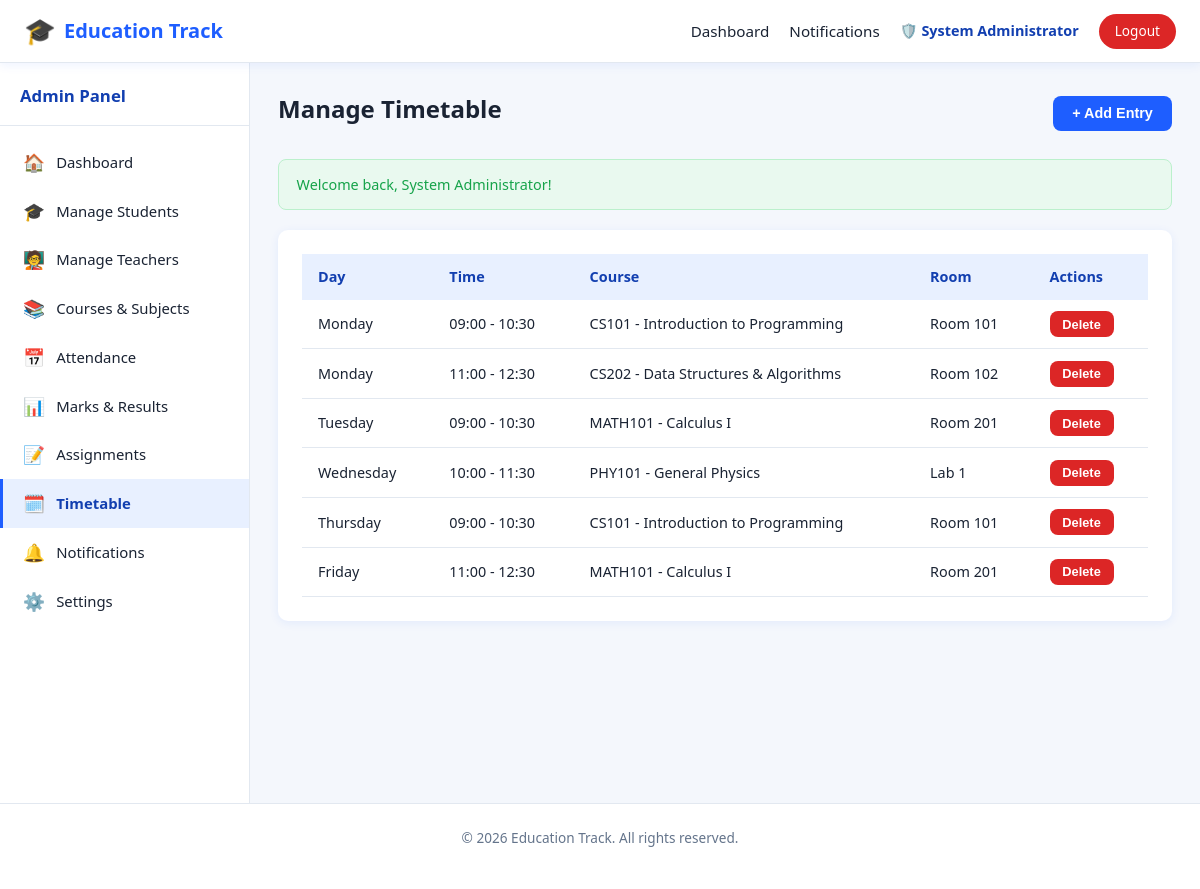
/admin/timetable.php (signed in), run on the app's committed database.
### tables this page shows
CREATE TABLE timetable (
    id INT AUTO_INCREMENT PRIMARY KEY,
    course_id INT NOT NULL,
    day_of_week ENUM('Monday','Tuesday','Wednesday','Thursday','Friday','Saturday') NOT NULL,
    start_time TIME NOT NULL,
    end_time TIME NOT NULL,
    room VARCHAR(50),
    FOREIGN KEY (course_id) REFERENCES courses(id) ON DELETE CASCADE
);

CREATE TABLE courses (
    id INT AUTO_INCREMENT PRIMARY KEY,
    course_code VARCHAR(20) NOT NULL UNIQUE,
    course_name VARCHAR(150) NOT NULL,
    description TEXT,
    credits INT DEFAULT 3,
    teacher_id INT NULL,
    created_at TIMESTAMP DEFAULT CURRENT_TIMESTAMP,
    FOREIGN KEY (teacher_id) REFERENCES teachers(id) ON DELETE SET NULL
);

### includes/session.php (called while the page is built, shortened)
<?php
function getFlash(): array
{
    $flash = $_SESSION['flash'] ?? [];
    return $flash;
}
function sanitize(string $value): string
{
    return htmlspecialchars(trim($value), ENT_QUOTES, 'UTF-8');
}

### admin/timetable.php (the view, shortened to what this page needs)
<?php
require_once __DIR__ . '/../includes/session.php';
$pdo = getDBConnection();
$entries = $pdo->query("SELECT t.*, c.course_name, c.course_code FROM timetable t
    JOIN courses c ON c.id = t.course_id ORDER BY FIELD(day_of_week,'Monday','Tuesday','Wednesday','Thursday','Friday','Saturday'), t.start_time")->fetchAll();
$flash = getFlash();
require_once __DIR__ . '/../includes/header.php';
require_once __DIR__ . '/../includes/navbar.php';
?>
<div class="app-layout">
    <?php $sidebarType = 'admin'; $activePage = 'timetable'; require __DIR__ . '/../includes/sidebar.php'; ?>
    <main class="main-content">
        <div class="page-header">
            <h1>Manage Timetable</h1>
            <button class="btn btn-primary" data-modal-target="#ttModal">+ Add Entry</button>
        </div>
        <?php if (!empty($flash['success'])): ?><div class="alert alert-success" data-autohide><?= sanitize($flash['success']) ?></div><?php endif; ?>
        <div class="card">
            <?php if (empty($entries)): ?>
                <div class="empty-state"><div class="icon">🗓️</div>No timetable entries yet.</div>
            <?php else: ?>
                <div class="table-wrap">
                    <table>
                        <thead><tr><th>Day</th><th>Time</th><th>Course</th><th>Room</th><th>Actions</th></tr></thead>
                        <tbody>
                        <?php foreach ($entries as $t): ?>
                            <tr>
                                <td><?= sanitize($t['day_of_week']) ?></td>
                                <td><?= substr($t['start_time'], 0, 5) ?> - <?= substr($t['end_time'], 0, 5) ?></td>
                                <td><?= sanitize($t['course_code']) ?> - <?= sanitize($t['course_name']) ?></td>
                                <td><?= sanitize($t['room']) ?></td>
                                <td>
                                    <form method="POST" action="timetable.php" style="display:inline;">
                                        <button type="submit" class="btn btn-danger btn-sm" data-confirm="Remove this entry?">Delete</button>
                                    </form>
                                </td>
                            </tr>
                        <?php endforeach; ?>
                        </tbody>
                    </table>
                </div>
            <?php endif; ?>
        </div>
    </main>
</div>
<?php
require_once __DIR__ . '/../includes/footer.php';
?>

### assets/css/style.css (style rules this page uses)
:root { --primary: #1e5eff; --primary-dark: #123fb0; --primary-light: #e8f0ff; --secondary: #0ea5e9; --accent: #ffb020; --success: #16a34a; --success-bg: #e9f9ef; --danger: #dc2626; --danger-bg: #fdecec; --warning: #d97706; --warning-bg: #fff7e6; --text-dark: #1a2333; --text-muted: #64748b; --white: #ffffff; --bg-light: #f4f7fc; --border: #e2e8f0; --radius: 10px; --shadow: 0 2px 10px rgba(30, 94, 255, 0.08); --shadow-lg: 0 8px 30px rgba(30, 94, 255, 0.12); --sidebar-width: 250px; }
* { box-sizing: border-box; }
html, body { margin: 0; padding: 0; font-family: 'Segoe UI', Roboto, Helvetica, Arial, sans-serif; background: var(--bg-light); color: var(--text-dark); line-height: 1.5; }
h1, h2, h3, h4 { margin: 0 0 .5rem; color: var(--text-dark); }
.app-layout { display: flex; min-height: calc(100vh - 60px); max-width: 1500px; margin: 0 auto; }
.main-content { flex: 1; padding: 1.75rem; min-width: 0; }
.page-header { display: flex; justify-content: space-between; align-items: center; flex-wrap: wrap; gap: .75rem; margin-bottom: 1.5rem; }
.page-header h1 { font-size: 1.5rem; }
.btn { display: inline-flex; align-items: center; justify-content: center; gap: .4rem; padding: .6rem 1.2rem; border-radius: 8px; border: none; font-weight: 600; font-size: .9rem; cursor: pointer; transition: transform .1s, box-shadow .15s, background .15s; }
.btn-primary { background: var(--primary); color: var(--white); }
.btn-danger { background: var(--danger); color: var(--white); }
.btn-sm { padding: .35rem .8rem; font-size: .8rem; }
.card { background: var(--white); border-radius: var(--radius); box-shadow: var(--shadow); padding: 1.5rem; margin-bottom: 1.5rem; }
.table-wrap { overflow-x: auto; }
table { width: 100%; border-collapse: collapse; font-size: .9rem; }
thead th { text-align: left; background: var(--primary-light); color: var(--primary-dark); padding: .75rem 1rem; font-weight: 700; white-space: nowrap; }
tbody td { padding: .7rem 1rem; border-bottom: 1px solid var(--border); }
.alert { padding: .85rem 1.1rem; border-radius: 8px; margin-bottom: 1.25rem; font-size: .9rem; font-weight: 500; }
.alert-success { background: var(--success-bg); color: var(--success); border: 1px solid #bbf0cc; }

### data on the page
timetable: day_of_week "Monday", start_time "09:00", end_time "10:30", course.course_code "CS101", course.course_name "Introduction to Programming", room "Room 101"
timetable: day_of_week "Monday", start_time "11:00", end_time "12:30", course.course_code "CS202", course.course_name "Data Structures & Algorithms", room "Room 102"
timetable: day_of_week "Tuesday", start_time "09:00", end_time "10:30", course.course_code "MATH101", course.course_name "Calculus I", room "Room 201"
timetable: day_of_week "Wednesday", start_time "10:00", end_time "11:30", course.course_code "PHY101", course.course_name "General Physics", room "Lab 1"
timetable: day_of_week "Thursday", start_time "09:00", end_time "10:30", course.course_code "CS101", course.course_name "Introduction to Programming", room "Room 101"
timetable: day_of_week "Friday", start_time "11:00", end_time "12:30", course.course_code "MATH101", course.course_name "Calculus I", room "Room 201"

### other printed values
currentAdminName() "System Administrator"
$link['icon'] "🏠"
$link['label'] "Dashboard"
$link['icon'] "🎓"
$link['label'] "Manage Students"
$link['icon'] "🧑‍🏫"
$link['label'] "Manage Teachers"
$link['icon'] "📚"
$link['label'] "Courses & Subjects"
$link['icon'] "📅"
$link['label'] "Attendance"
$link['icon'] "📊"
$link['label'] "Marks & Results"
$link['icon'] "📝"
$link['label'] "Assignments"
